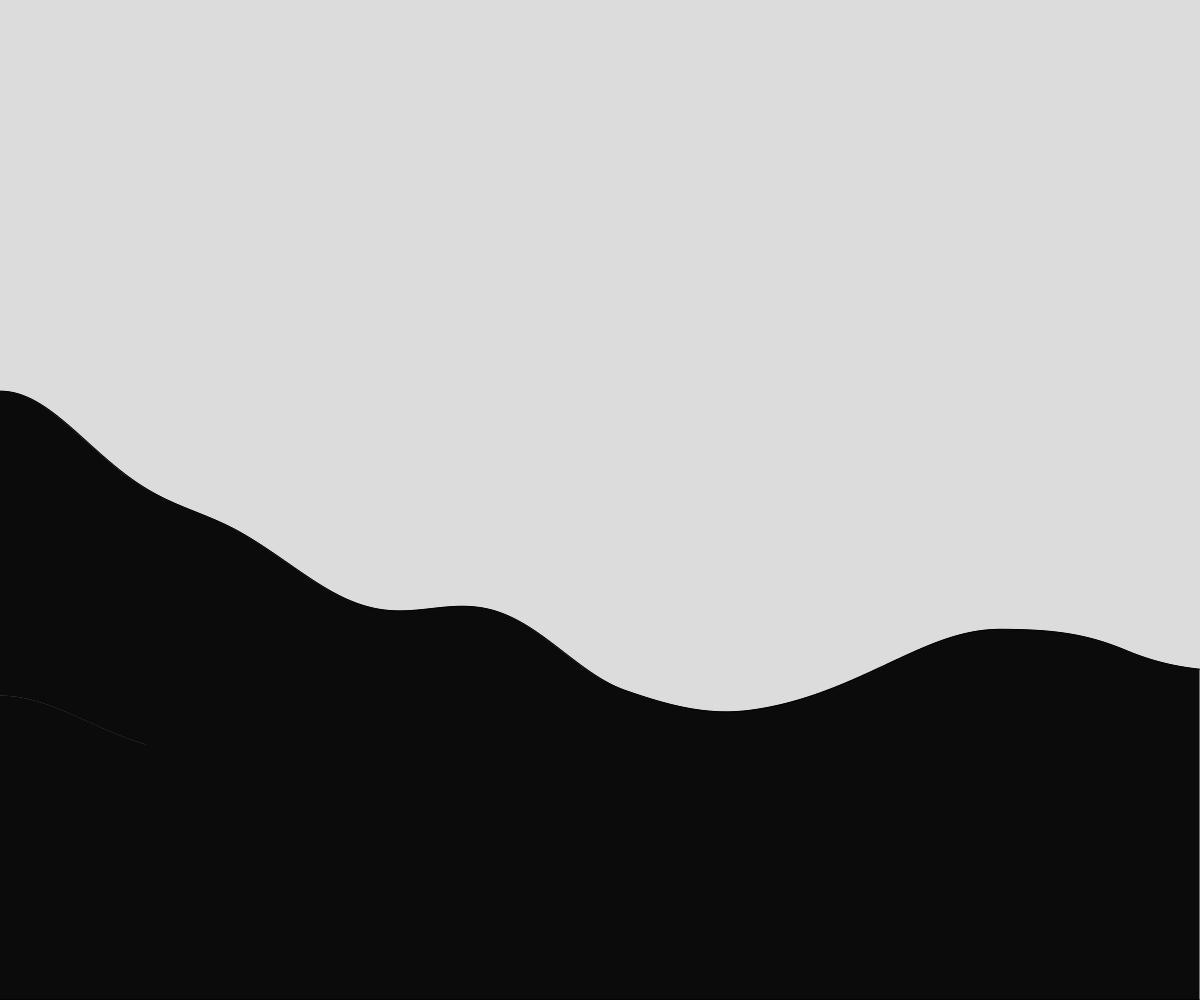
Frame 1 (no input)
Frame 60 (no input): identical to frame 1, image omitted
Frame 120 (the mouse pressed at the canvas centre since frame 60): identical to frame 1, image omitted

The p5.js sketch that drew this single still picture (run headless with seeded random() and noise() and a simulated clock; from frame 60 on, the mouse is pressed at the canvas centre):

// p5.js sketch
// ── sketch.js
// Terrain Generation
// October 7 2024

let time = 0;
let terrain = [];
let NUMBER_OF_RECTS = 2000;

function setup() {
  createCanvas(windowWidth, windowHeight);
  NUMBER_OF_RECTS = width;
  let widthOfRect = width/NUMBER_OF_RECTS;
  for (let i = 0; i < windowWidth; i+= widthOfRect) {
    x = noise(time) * height/1.1;
    terrain.push(spawnRectangle(i, x, widthOfRect));
    time += 0.001;
  }
  
}

function draw() {
  background(220);

  for (someRect of terrain) {

    fill(255, 255, 255);
    rect(someRect.x, someRect.y, someRect.w, someRect.h);
  }
}

function windowResized() {
  resizeCanvas(windowWidth, windowHeight);
}

function spawnRectangle(leftSide, rectHeight, rectWidth) {
  
  let theRect = {
    x: leftSide,
    y: height - rectHeight,
    w: rectWidth,
    h: rectHeight,
  };

  return theRect;

}
